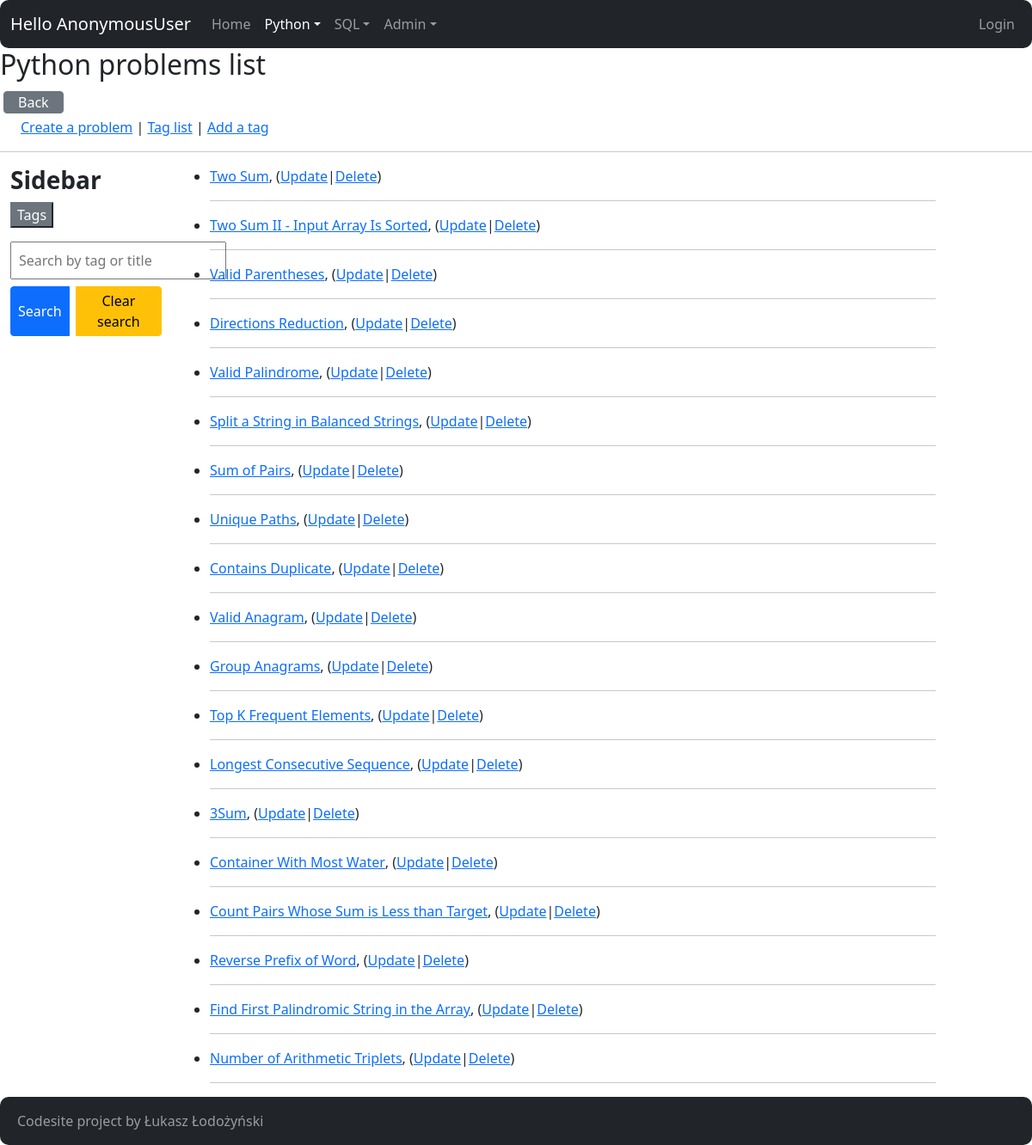
Page /python/ on the earlier database version.
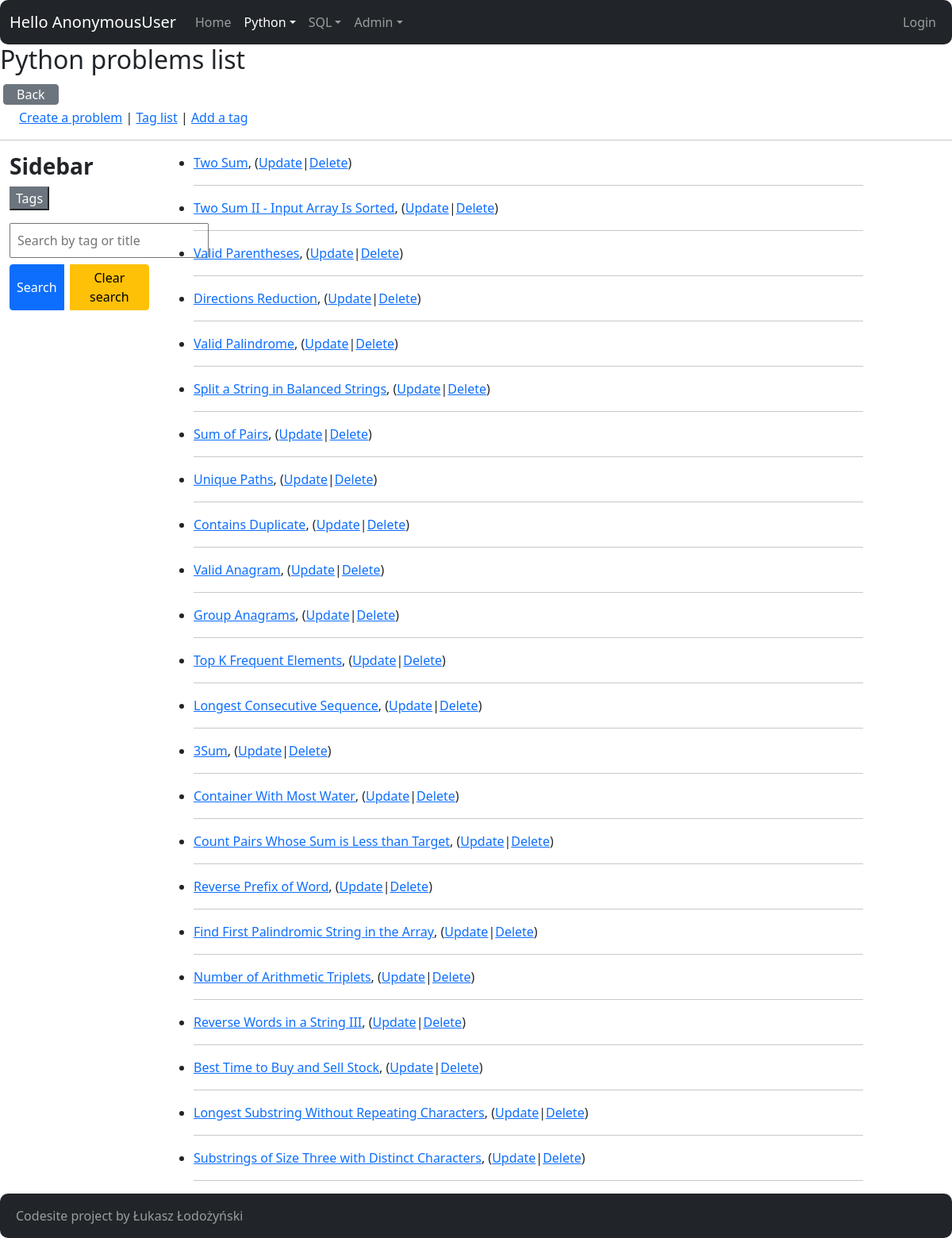
Same page on the later database version.
### python_problems/models.py (models this page shows, shortened)
class Problem(models.Model):
    tags = models.ManyToManyField("Tag")
    title = models.CharField(max_length=200)
    difficulty = models.ForeignKey(
        Difficulty, related_name="co_to1", on_delete=models.DO_NOTHING)
    time_complexity = models.ForeignKey(
        Complexity, related_name="co_to2", on_delete=models.DO_NOTHING)
    space_complexity = models.ForeignKey(
        Complexity, related_name="co_to3", on_delete=models.DO_NOTHING)
    url = models.CharField(max_length=200)
    description = models.TextField(blank=False, null=False)
    is_solved = models.BooleanField(default=False)
    solution = models.TextField(blank=True, null=True)
    testcase = models.TextField(blank=True, null=True)

### python_problems/views.py (the view)
# urls.py: path("", views.ProblemIndexView.as_view(), name="index"),
class ProblemIndexView(ListView):
    model = Problem
    def get_context_data(self, **kwargs):
        context = super(ProblemIndexView, self).get_context_data(**kwargs)
        query = self.request.GET.get("query", "")
        problem_list = self.model.objects.all()
        if query:
            problem_list = problem_list.filter(
                Q(tags__name__icontains=query) | Q(title__icontains=query)).distinct()
        context["problem_list"] = problem_list
        context["query"] = query
        return context

### core/context_processors.py (called while the page is built)
def settings(request):
    return {
        'settings': django_settings,
    }

### python_problems/models.py (called while the page is built)
    def __str__(self):
        return self.name

### python_problems/templates/python_problems/problem_list.html (shortened to what this page needs)
{% extends "core/base.html" %}
{% block content %}
  {% load static %}
  <link rel="stylesheet" href="{% static 'python_problems/style.css' %}">
  <h2>Python problems list</h2>
  <a href="/" class="btn btn-secondary px-3 py-0 m-1">Back</a>
  <br>
  <a href="create/" class="ms-4">Create a problem</a> |
  <a href="tag/">Tag list</a> |
  <a href="tag/create/">Add a tag</a>
  <hr>
  <div class="container-fluid pb-6">
    <div class="row">
      <div class="col-md-2">
        <h3>
          <b>Sidebar</b>
        </h3>
        <button onclick="toggleTags()" class="btn-secondary ms-0 mb-3">Tags</button>
        <form method="get" action="{% url 'python_problems:index' %}">
          <input name="query"
                 class="px-2 py-2 mb-2"
                 type="text"
                 value="{{ query }}"
                 placeholder="Search by tag or title">
          <div class="btn-group btn-group-horizontal gap-2">
            <button class="btn btn-primary mb-2 px-2">Search</button>
            <a class="btn btn-warning mb-2 p-1"
               href="{% url 'python_problems:index' %}"
               role="button">Clear search</a>
          </div>
        </form>
      </div>
      <div class="col-md-9">
        {% if problem_list %}
          <ul>
            {% for problem in problem_list %}
              <li>
                <div class="problem-container flex">
                  <a href="{% url 'python_problems:detail' problem.id %}">{{ problem.title }}</a>,
                  (<a href="{% url 'python_problems:problem-update' problem.id %}">Update</a> |
                  <a href="{% url 'python_problems:problem-delete' problem.id %}">Delete</a>)
                </div>
                <hr>
              </li>
            {% endfor %}
          </ul>
        {% else %}
          <p>No python problems available.</p>
        {% endif %}
      </div>
    </div>
  </div>
{% endblock content %}

### core/templates/core/base.html (shortened to what this page needs)
<!DOCTYPE html>
<html>
  <head>
    <link href="https://cdn.jsdelivr.net/npm/bootstrap@5.0.2/dist/css/bootstrap.min.css"
          rel="stylesheet"
 />
    <link rel="stylesheet"
          href="https://use.fontawesome.com/releases/v5.8.1/css/all.css" />
    <link rel="stylesheet"
          href="https://use.fontawesome.com/releases/v5.8.1/css/v4-shims.css" />
  </head>
  <body>
    <nav class="navbar navbar-expand-lg navbar-dark bg-dark"
         style="border-radius:10px !important">
      <div class="container-fluid">
        <a class="navbar-brand" href="{% url 'login' %}?next={{ request.path }}">Hello {{ request.user }}</a>
        <ul class="navbar-nav me-auto mb-2 mb-lg-0">
          {% url 'core:index' as home_url %}
          <li class="nav-item">
            <a href="{{ home_url }}"
               class="nav-link {% if request.get_full_path == home_url %}active{% endif %}">Home</a>
          </li>
          {% url 'python_problems:index' as python_index_url %}
          {% url 'python_problems:tag-graph' as python_tag_graph %}
          <li class="nav-item dropdown">
            <a class="nav-link dropdown-toggle {% if request.get_full_path in python_index_url or request.get_full_path in python_tag_graph %}active{% endif %}"
               href="#"
               id="navbarDropdown"
               role="button"
               data-bs-toggle="dropdown"
               aria-expanded="false">Python</a>
          </li>
          {% url 'sql_problems:index' as sql_index_url %}
          {% url 'sql_problems:conversion' as sql_conversion_url %}
          {% url 'sql_problems:ascii' as sql_ascii_url %}
          <li class="nav-item dropdown">
            <a class="nav-link dropdown-toggle {% if request.get_full_path in sql_conversion_url or request.get_full_path in sql_index_url or request.get_full_path in sql_ascii_url %}active{% endif %}"
               href="#"
               id="navbarDropdown"
               role="button"
               data-bs-toggle="dropdown"
               aria-expanded="false">SQL</a>
          </li>
          <li class="nav-item dropdown">
            <a class="nav-link dropdown-toggle"
               href="#"
               id="navbarDropdown"
               role="button"
               data-bs-toggle="dropdown"
               aria-expanded="false">Admin</a>
          </li>
        </ul>
        <ul class="navbar-nav">
          {% if user.is_authenticated %}
            <li class="nav-item">
              <a class="nav-link"
                 href="{% url 'logout' %}?next={% url 'core:index' %}">Logout</a>
            </li>
          {% else %}
            <li class="nav-item">
              <a class="nav-link" href="{% url 'login' %}?next={% url 'core:index' %}">Login</a>
            </li>
          {% endif %}
        </ul>
      </div>
    </nav>
    <div class="px-6 py-6">
      {% block content %}
      {% endblock content %}
    </div>
    <nav class="navbar navbar-expand-lg navbar-dark bg-dark"
         style="border-radius:10px !important">
      <div class="container-fluid">
        <ul class="navbar-nav">
          <a class="nav-link" href="{% url 'login' %}?next={% url 'core:index' %}">{{ settings.APP_NAME }} project by Łukasz Łodożyński</a>
        </ul>
      </div>
    </nav>
  </body>
</html>

### python_problems/static/python_problems/style.css (style rules this page uses)
.problem-container { display: flex; align-items: center; }
.problem-container a { margin-right: 0px; }

Differences in the rows shown:
added Problem: title "Reverse Words in a String III"
added Problem: title "Best Time to Buy and Sell Stock"
added Problem: title "Longest Substring Without Repeating Characters"
added Problem: title "Substrings of Size Three with Distinct Characters"
